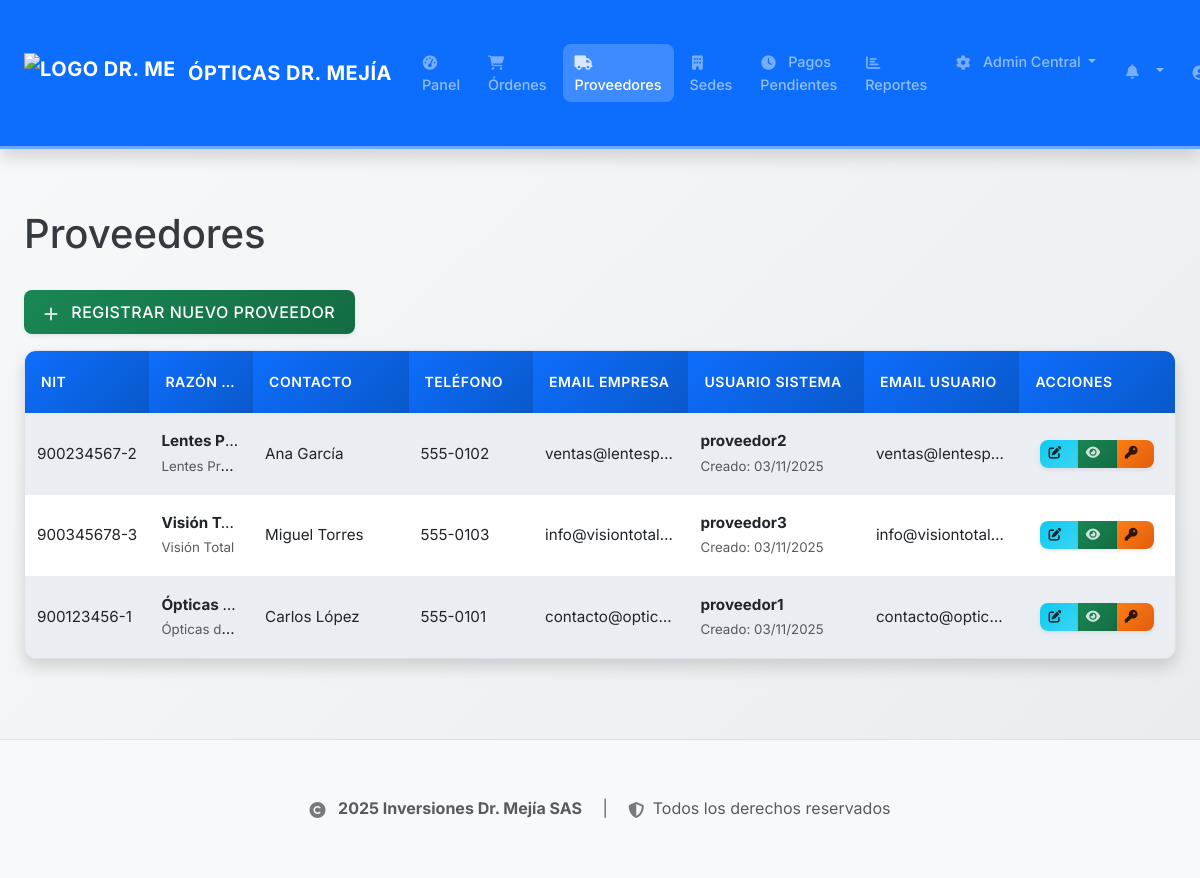
Page /providers (signed in) on the committed database.
### backend/app/models.py (models this page shows, shortened)
class Provider(db.Model):
    id = db.Column(db.Integer, primary_key=True)
    nit = db.Column(db.String(20), nullable=False, unique=True)  # NIT único del proveedor
    razon_social = db.Column(db.String(200), nullable=False)  # Razón social oficial
    name = db.Column(db.String(128), nullable=False)  # Nombre comercial (mantener para compatibilidad)
    contact_person = db.Column(db.String(128))  # Persona de contacto
    phone = db.Column(db.String(20))  # Teléfono
    email = db.Column(db.String(120), unique=True)  # Correo electrónico
    address = db.Column(db.String(500))  # Dirección (expandida)
    registered_at = db.Column(db.DateTime, default=datetime.utcnow)
    orders = db.relationship('WorkOrder', backref='provider', lazy=True)
    payments_received = db.relationship('Payment', backref='provider_paid', lazy=True)

class User(UserMixin, db.Model):
    id = db.Column(db.Integer, primary_key=True)
    username = db.Column(db.String(64), unique=True, nullable=False)
    email = db.Column(db.String(120), unique=True, nullable=False)
    password_hash = db.Column(db.String(128))
    role = db.Column(db.String(64), nullable=False, default='asistente') # 'admin', 'asistente', 'admin_sede', 'proveedor'
    is_active = db.Column(db.Boolean, default=True) # Para desactivar usuarios
    created_at = db.Column(db.DateTime, default=datetime.utcnow)
    provider_id = db.Column(db.Integer, db.ForeignKey('provider.id'), nullable=True)
    provider = db.relationship('Provider', backref='users', uselist=False) # backref 'users' para el proveedor
    sede_id = db.Column(db.Integer, db.ForeignKey('sede.id'), nullable=True)
    sede_asignada = db.relationship('Sede', backref='administrators', foreign_keys=[sede_id])

### backend/app/routes.py (the view)
@bp.route('/providers')
@login_required
@role_required('admin', 'asistente')
def list_providers():
    providers = Provider.query.order_by(Provider.name).all()
    return render_template('proveedores/list.html', title='Lista de Proveedores', providers=providers)

### backend/app/models.py (called while the page is built)
@login_manager.user_loader
def load_user(user_id):
    return User.query.get(int(user_id))

### backend/app/routes.py (called while the page is built, shortened)
def role_required(*roles):
    def wrapper(fn):
        @wraps(fn)
        def decorated_view(*args, **kwargs):
            if not current_user.is_authenticated:
                return login_manager.unauthorized()
            if current_user.role not in roles:
                flash('No tienes permiso para acceder a esta página.', 'danger')
                return redirect(url_for('main.index'))
            return fn(*args, **kwargs)
        return decorated_view
    return wrapper

@bp.context_processor
def inject_notifications():
    if current_user.is_authenticated:
        unread_notifications_count = Notification.query.filter_by(user_id=current_user.id, is_read=False).count()
        latest_notifications = Notification.query.filter_by(user_id=current_user.id).order_by(Notification.created_at.desc()).limit(5).all()
        sede_messages_count = 0
        return dict(
            unread_notifications_count=unread_notifications_count,
            latest_notifications=latest_notifications,
            sede_messages_count=sede_messages_count
        )
    return dict(unread_notifications_count=0, latest_notifications=[])

### backend/app/security.py (called while the page is built)
def log_security_event(event_type, description, severity='WARNING', user=None, metadata=None):
    if user is None:
        if hasattr(current_user, 'is_authenticated') and current_user.is_authenticated:
            user = current_user
        else:
            user = None
    AuditLog.log_action(
        action_type=event_type,
        description=description,
        user=user,
        severity=severity,
        category='SECURITY',
        metadata=metadata,
        requires_attention=severity in ['CRITICAL', 'ERROR']
    )

### frontend/templates/proveedores/list.html (shortened to what this page needs)
{% extends "base.html" %}
{% block content %}
    <h1 class="mb-4">Proveedores</h1>
    <p>
        <a href="{{ url_for('main.create_provider') }}" class="btn btn-success">
            <i class="fas fa-plus"></i> Registrar Nuevo Proveedor
        </a>
    </p>
    {% if providers %}
        <div class="table-scroll-wrapper">
            <div class="table-responsive">
                <table class="table table-striped table-hover table-proveedores">
                    <thead>
                        <tr>
                            <th>NIT</th>
                            <th>Razón Social</th>
                            <th>Contacto</th>
                            <th>Teléfono</th>
                            <th>Email Empresa</th>
                            <th>Usuario Sistema</th>
                            <th>Email Usuario</th>
                            <th>Acciones</th>
                        </tr>
                    </thead>
                <tbody>
                    {% for provider in providers %}
                    <tr class="clickable-row" data-provider-id="{{ provider.id }}" style="cursor: pointer;">
                        <td>{{ provider.nit or '-' }}</td>
                        <td>
                            <strong>{{ provider.razon_social or provider.name or '-' }}</strong>
                            {% if provider.name and provider.name != provider.razon_social %}
                                <br><small class="text-muted">{{ provider.name }}</small>
                            {% endif %}
                        </td>
                        <td>{{ provider.contact_person or '-' }}</td>
                        <td>{{ provider.phone or '-' }}</td>
                        <td>{{ provider.email or '-' }}</td>
                        <td>
                            {% set user = provider.users|first if provider.users else none %}
                            {% if user %}
                                <strong>{{ user.username }}</strong>
                                <br><small class="text-muted">Creado: {{ user.created_at.strftime('%d/%m/%Y') if user.created_at else '-' }}</small>
                            {% else %}
                                <span class="text-danger">Sin usuario</span>
                            {% endif %}
                        </td>
                        <td>
                            {% set user = provider.users|first if provider.users else none %}
                            {{ user.email if user else '-' }}
                        </td>
                        <td>
                            <div class="btn-group" role="group">
                                <a href="{{ url_for('main.edit_provider', provider_id=provider.id) }}"
                                   class="btn btn-sm btn-info" title="Editar Proveedor">
                                   <i class="fas fa-edit"></i>
                                </a>
                                {% set user = provider.users|first if provider.users else none %}
                                {% if user and current_user.role in ['admin', 'asistente'] %}
                                <button type="button"
                                        class="btn btn-sm btn-success"
                                        data-bs-toggle="modal"
                                        data-bs-target="#credentialsModal{{ provider.id }}"
                                        title="Ver Credenciales">
                                    <i class="fas fa-eye"></i>
                                </button>
                                <button type="button"
                                        class="btn btn-sm btn-warning"
                                        data-bs-toggle="modal"
                                        data-bs-target="#changePasswordModal{{ provider.id }}"
                                        title="Cambiar Contraseña">
                                    <i class="fas fa-key"></i>
                                </button>
                                {% endif %}
                            </div>
                        </td>
                    </tr>
                    {% endfor %}
                </tbody>
            </table>
        </div>
    </div>
    {% else %}
        <p>No hay proveedores registrados.</p>
    {% endif %}
{% endblock %}

### frontend/templates/base.html (shortened to what this page needs)
<!DOCTYPE html>
<html lang="es">
<head>
    <link href="https://cdn.jsdelivr.net/npm/bootstrap@5.3.0/dist/css/bootstrap.min.css" rel="stylesheet">
    <link rel="stylesheet" href="https://cdnjs.cloudflare.com/ajax/libs/font-awesome/6.4.0/css/all.min.css">
    <link rel="stylesheet" href="{{ url_for('static', filename='css/styles.css') }}">
    <link rel="stylesheet" href="{{ url_for('static', filename='css/style.css') }}">
</head>
    <body class="fade-in-up navbar-present">
    <nav class="navbar navbar-expand-lg navbar-dark bg-primary">
        <div class="container-fluid">
            <a class="navbar-brand d-flex align-items-center" href="{{ url_for('main.index') }}">
                <img src="https://res.cloudinary.com/dwdnfpr8i/image/upload/v1762146543/logo-DR_MEJIA_za9ocq.png"
                     alt="Logo Dr. Mejía"
                     class="navbar-logo me-2">
                Ópticas Dr. Mejía
            </a>
            <div class="collapse navbar-collapse" id="navbarNav">
                <ul class="navbar-nav me-auto">
                    {% if current_user.is_authenticated %}
                        <li class="nav-item">
                            <a class="nav-link" href="{{ url_for('main.index') }}">
                                <i class="fas fa-tachometer-alt"></i> Panel
                            </a>
                        </li>
                        <li class="nav-item">
                            <a class="nav-link" href="{{ url_for('main.list_orders') }}">
                                <i class="fas fa-shopping-cart"></i> Órdenes
                            </a>
                        </li>
                        {% if current_user.role == 'admin' or current_user.role == 'asistente' %}
                            <li class="nav-item">
                                <a class="nav-link" href="{{ url_for('main.list_providers') }}">
                                    <i class="fas fa-truck"></i> Proveedores
                                </a>
                            </li>
                            <li class="nav-item">
                                <a class="nav-link" href="{{ url_for('main.list_sedes') }}">
                                    <i class="fas fa-building"></i> Sedes
                                </a>
                            </li>
                            <li class="nav-item">
                                <a class="nav-link" href="{{ url_for('main.list_pending_payments') }}">
                                    <i class="fas fa-clock"></i> Pagos Pendientes
                                </a>
                            </li>
                            <li class="nav-item">
                                <a class="nav-link" href="{{ url_for('main.reports') }}">
                                    <i class="fas fa-chart-bar"></i> Reportes
                                </a>
                            </li>
                        {% endif %}
                        {% if current_user.role == 'admin' %}
                            <li class="nav-item dropdown">
                                <a class="nav-link dropdown-toggle" href="#" id="adminDropdown" role="button" data-bs-toggle="dropdown" aria-expanded="false">
                                    <i class="fas fa-cog"></i> Admin Central
                                </a>
                            </li>
                        {% endif %}
                    {% endif %}
                </ul>
                <ul class="navbar-nav">
                    {% if current_user.is_authenticated %}
                        <li class="nav-item dropdown">
                            <a class="nav-link dropdown-toggle position-relative" href="#" id="notificationsDropdown" role="button" data-bs-toggle="dropdown" aria-expanded="false">
                                <i class="fas fa-bell"></i>
                            </a>
                        </li>
                        <li class="nav-item dropdown">
                            <a class="nav-link dropdown-toggle" href="#" id="navbarDropdown" role="button" data-bs-toggle="dropdown" aria-expanded="false">
                                <i class="fas fa-user-circle me-1"></i> {{ current_user.username }}
                            </a>
                        </li>
                    {% else %}
                        <li class="nav-item">
                            <a class="nav-link" href="{{ url_for('main.login') }}">
                                <i class="fas fa-sign-in-alt me-1"></i> Iniciar Sesión
                            </a>
                        </li>
                    {% endif %}
                </ul>
            </div>
        </div>
    </nav>
    <div class="container-fluid main-content">
        {% block content %}{% endblock %}
    </div>
    <footer class="mt-5 py-4 bg-light border-top">
        <div class="container-fluid">
            <div class="row align-items-center">
                <div class="col-12 text-center">
                    <p class="text-muted mb-0">
                        <i class="fas fa-copyright me-2"></i>
                        <strong>2025 Inversiones Dr. Mejía SAS</strong>
                        <span class="mx-3">|</span>
                        <i class="fas fa-shield-alt me-1"></i>
                        Todos los derechos reservados
                    </p>
                </div>
            </div>
        </div>
    </footer>
</body>
</html>

### rows in the picture
Provider: nit "900234567-2", razon_social "Lentes P…", name "Lentes Pr…", contact_person "Ana García", phone "555-0102", email "ventas@lentesp…"
User: username "proveedor2", created_at "03/11/2025", email "ventas@lentesp…"
Provider: nit "900345678-3", razon_social "Visión T…", name "Visión Tot…", contact_person "Miguel Torres", phone "555-0103", email "info@visiontotal…"
User: username "proveedor3", created_at "03/11/2025", email "info@visiontotal…"
Provider: nit "900123456-1", razon_social "Ópticas…", name "Ópticas d…", contact_person "Carlos López", phone "555-0101", email "contacto@optic…"
User: username "proveedor1", created_at "03/11/2025", email "contacto@optic…"
